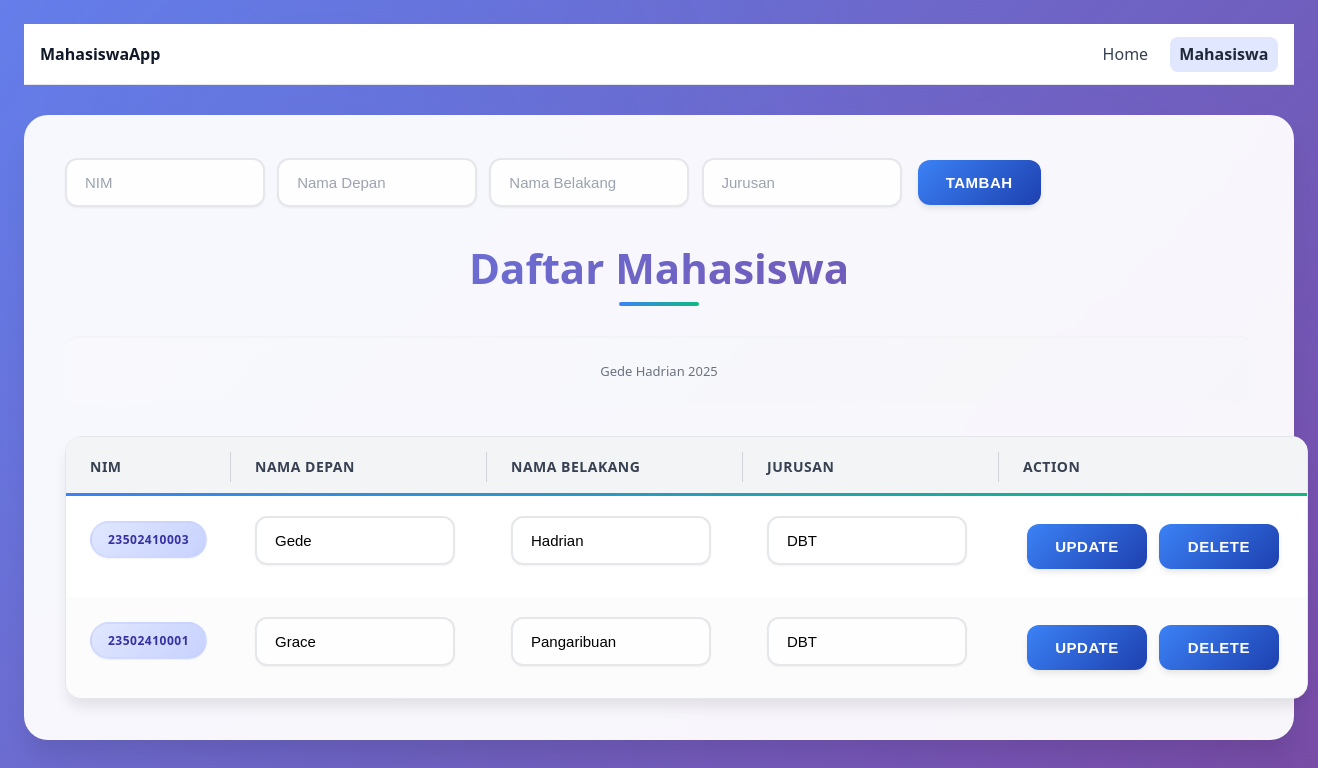
Before: /mahasiswa/ with the older database file.
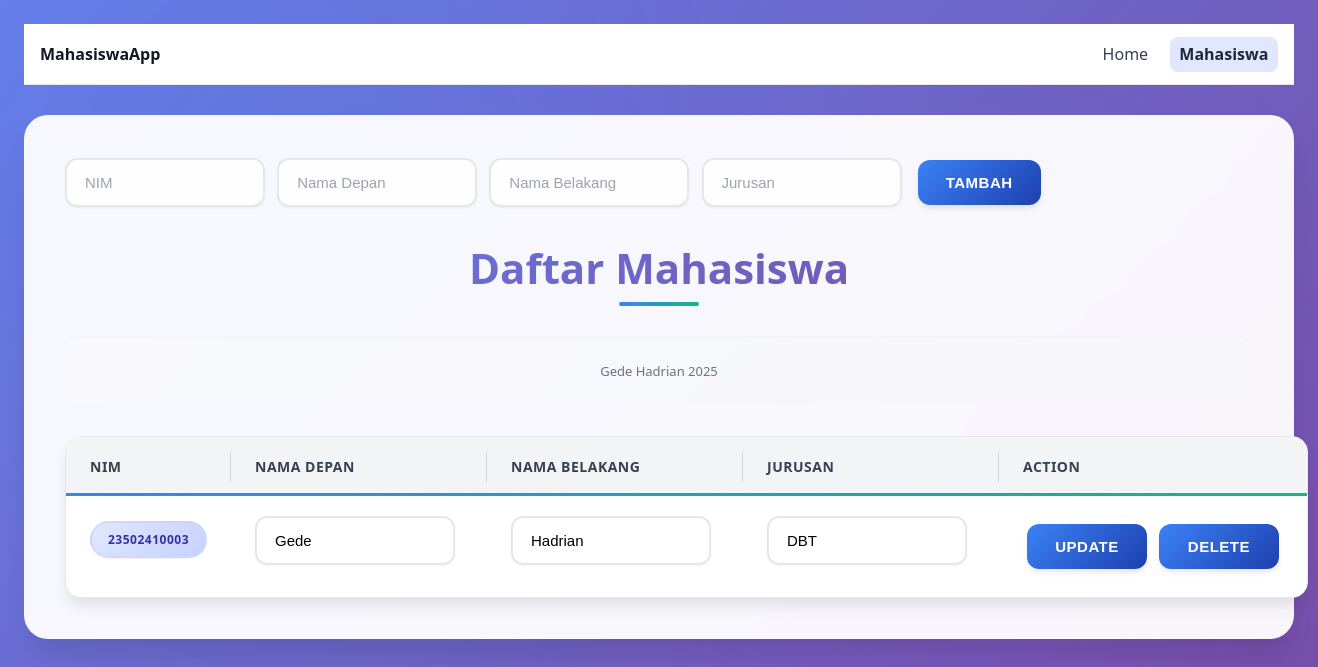
After: the same page with the newer database file.
### blog/models.py (models this page shows)
class Mahasiswa(models.Model):
  nim = models.PositiveIntegerField(max_length=20, null=False, blank=False, unique=True, db_index=True)
  firstname = models.CharField(max_length=100)
  lastname = models.CharField(max_length=100)
  jurusan = models.CharField(max_length=100)

### blog/views.py (the view, shortened to what this page needs)
# urls.py: path("mahasiswa/", views.mahasiswa, name="mahasiswa"),
def mahasiswa(request):
    mymahasiswa = Mahasiswa.objects.all()
    return render(request, "mahasiswa.html", {"mymahasiswa": mymahasiswa})

### blog/templates/mahasiswa.html (shortened to what this page needs)
{% extends "base.html" %} {% block title %}Home — App Mahasiswa{% endblock %}
{% block content %}
 <form
      action="{%url 'mahasiswa'%}"
      style="margin-bottom: 20px"
      method="post"
    >
      <input type="text" name="nim" placeholder="NIM" id="" required />
      <input
        type="text"
        name="firstname"
        placeholder="Nama Depan"
        id=""
        required
      />
      <input
        type="text"
        name="lastname"
        placeholder="Nama Belakang"
        id=""
        required
      />
      <input type="text" name="jurusan" placeholder="Jurusan" id="" required />
      <button type="submit" value="add">Tambah </button>
    </form>
      <h1>Daftar Mahasiswa</h1>
      <table class="table">
        <thead>
            <tr>
            <th>NIM</th>
            <th>Nama Depan</th>
            <th>Nama Belakang</th>
            <th>Jurusan</th>
            <th style="width:220px">Action</th>
          </tr>
        </thead>
      {%for m in mymahasiswa %}
      <tr>
        <form action="{% url 'mahasiswa' %}" method="post">
                  <td style="height: auto; "><span class="badge">{{ m.nim|default:"-" }}</span></td>
          <td>
                       <input type="text" name="firstname" id="" value="{{m.firstname}}">
          </td>
          <td>
            <input type="text" name="lastname" id=""  value="{{m.lastname}}">
          </td>
          <td>
            <input type="text" name="jurusan" id="" value="{{m.jurusan}}">
          </td>
          <td>
            <button type="submit" name="action" value="update">Update</button>
            <button type="submit" name="action" value="delete">Delete</button>
          </td>
        </form>
      </tr>
      {% empty %}
      <tr>
    <td colspan="5" style="text-align:center; padding:2rem;">
      <p style="margin-top:1rem; color:#6b7280;">Belum ada data mahasiswa.</p>
    </td>
  </tr>
      {% endfor %}
      <p class="footer">
         Gede Hadrian 2025</i>
      </p>
      </table>
{% endblock %}

### blog/templates/base.html (shortened to what this page needs)
{% load static %}
<!DOCTYPE html>
<html lang="en">
  <head>
    <link rel="stylesheet" href="{% static 'style.css' %}" />
  </head>
  <body>
    {% include "partials/navbar.html" %}
    <main class="container">{% block content %}{% endblock %}</main>
  </body>
</html>

### blog/templates/partials/navbar.html
<nav class="nav">
  <a href="{% url 'home' %}" class="nav__brand">MahasiswaApp</a>
  <div class="nav__links">
    <a
      href="{% url 'home' %}"
      class="nav__link{% if request.resolver_match.url_name == 'home' %} active{% endif %}"
      >Home</a
    >
    <a
      href="{% url 'mahasiswa' %}"
      class="nav__link{% if request.resolver_match.url_name == 'mahasiswa' %} active{% endif %}"
      >Mahasiswa</a
    >
  </div>
</nav>

Changed rows visible on the page:
removed Mahasiswa: nim "23502410001", firstname "Grace", lastname "Pangaribuan", jurusan "DBT"
